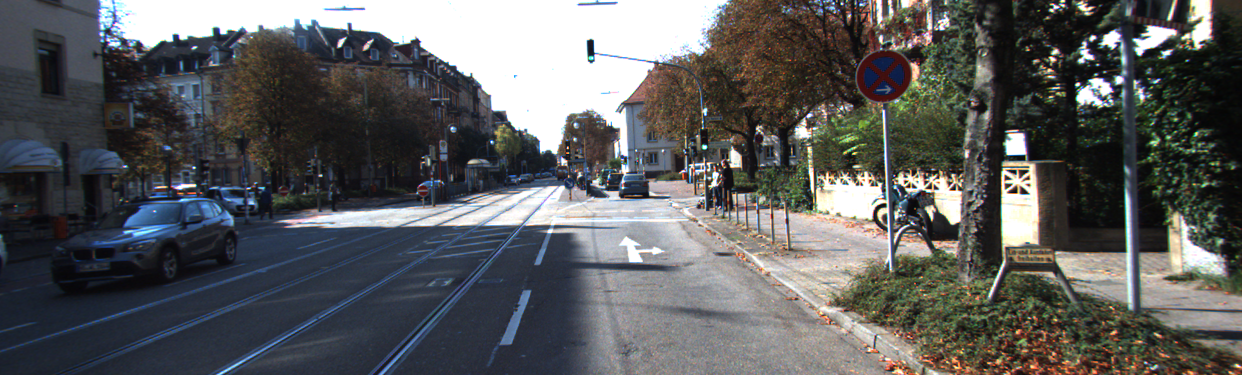
//> input picture FarnebackOF/image/left_img/000001_10.png, 1242 x 375 px, given in place of 000050_10.png, which was not available
$ ./main   (built with g++ and OpenCV 4)
//> lines starting //> are read from the running program, lines starting //| are printed output that depends on the picture; after the words box and inside, x2 and y2 are one past the last pixel; in counts of white or black regions, pixels touching at a corner belong together; pictures that were not available may be replaced by others from this repository, and a replacement may not be noted
### Horn-Schunck-Optical-Flow/Horn-Schunck-Optical-Flow-Cpp-master/src/plotFlow.cpp
#include "opencv2/imgproc/imgproc.hpp"
#include "opencv2/highgui/highgui.hpp"
#include <opencv2/core/core.hpp>
#include <stdlib.h>
#include <stdio.h>
#include <iostream>

class plotFlow{
public:
    cv::Mat image;
    std::string savePath;

    plotFlow(cv::Mat inpImage, std::string inpSavePath){
        image = inpImage;
        savePath = inpSavePath;
    }

    int Sign(int x){
        if(x<0) return -1;
        else if(x>0) return 1;
        else return 0;
    }

    void setPixelColor(cv::Mat &image, int x, int y, int r, int g, int b){
        if ((x<image.rows-1) & (x >= 0)){
            if ((y<image.cols-1) & (y >= 0)){
                image.at<cv::Vec3b>(x, y)[0] = r;
                image.at<cv::Vec3b>(x, y)[1] = g;
                image.at<cv::Vec3b>(x, y)[2] = b;
            }
        }
    }

    void moveLateral(int &x, int &y, double &R, int signX, int signY, int distanceX, int distanceY){
        x+= signX; R+= distanceY;
            if (R >= distanceX)
            {
                y+= signY;
                R-= distanceX;
            }
    }

    void bresenhamPoints(cv::Mat &image, int xStart, int yStart, int xEnd, int yEnd, int r, int g, int b){
        int distanceX = xEnd - xStart;
        int distanceY = yEnd - yStart;
        int signX = Sign(distanceX);
        int signY = Sign(distanceY);
        distanceX = abs(distanceX);
        distanceY = abs(distanceY);
        int distance = std::max(distanceX, distanceY);
        double R = distance / 2;
        int x = xStart;
        int y = yStart;
        if(distanceX > distanceY){
            for(int i=0; i<distance; i++){
                setPixelColor(image, x, y, r, g, b);
                moveLateral(x, y, R, signX, signY, distanceX, distanceY);
            }
        }
        else{
            for(int i=0; i<distance; i++){
                setPixelColor(image, x, y, r, g, b);
                moveLateral(y, x, R, signY, signX, distanceY, distanceX);
            }
        }
    }

    void plotBresenhamLine(cv::Mat u, cv::Mat v, int delta, float scale, int outlier) {
        cv::Mat imagePlot = image.clone();
        for (int x1 = 0; x1 < image.rows; x1 += delta){
            for (int y1 = 0; y1 < image.cols; y1 += delta) {
                int x2 = (int)(x1 + (u.at<double>(x1, y1)*scale));
                int y2 = (int)(y1 + (v.at<double>(x1, y1)*scale));
                if (outlier > 0) {
                    if ((u.at<double>(x1, y1) < outlier) & (v.at<double>(x1, y1) < outlier) & (u.at<double>(x1, y1) > -1*outlier) & (v.at<double>(x1, y1) > -1*outlier)){
                        bresenhamPoints(imagePlot, x1, y1, x2, y2, 0, 255, 0);
                    }
                }
                else{
                    bresenhamPoints(imagePlot, x1, y1, x2, y2, 0, 255, 0);
                }
                setPixelColor(imagePlot, x2, y2, 0, 0, 255); // change end point color to red
            }
        }
        cv::namedWindow("bresenhamLineFlow image", cv::WINDOW_AUTOSIZE);
        cv::imshow("bresenhamLineFlow image", imagePlot);
        cv::imwrite(savePath+"bresenhamLineFlow.png", imagePlot);
    }
};

### HornSchunckOF/hornSchunck.cpp
#include "opencv2/imgproc/imgproc.hpp"
#include "opencv2/highgui/highgui.hpp"
#include <opencv2/core/core.hpp>
#include <stdlib.h>
#include <stdio.h>
#include <iostream>

class hornSchunck{
public:
    int windowSize, maxIterations;
    double alpha;

    hornSchunck(int inpWindowSize, int inpMaxIterations, double inpAlpha){
        windowSize = inpWindowSize;
        maxIterations = inpMaxIterations;
        alpha = inpAlpha;
    }

    void getGradients(cv::Mat imagePrev, cv::Mat imageNext, cv::Mat &gradX, cv::Mat &gradY, cv::Mat &gradT){
        cv::Mat imagePrevNorm, imageNextNorm;

        // Convert image values to 64 bit float single channel
        imagePrev.convertTo(imagePrevNorm, CV_64FC1);
        imageNext.convertTo(imageNextNorm, CV_64FC1);

        // Obtain gradient in X direction and Y direction using a 3x3 Sobel Filter
        Sobel(imagePrevNorm, gradX, -1, 1, 0, 3);
        Sobel(imagePrevNorm, gradY, -1, 0, 1, 3);

        // [9 lines of commented-out code are left out]
        gradT = imageNextNorm - imagePrevNorm;

    }

    void getFlow(cv::Mat imagePrev, cv::Mat imageNext, cv::Mat &u, cv::Mat &v){
        // Get gradients
        cv::Mat gradX, gradY, gradT;
        getGradients(imagePrev, imageNext, gradX, gradY, gradT);

        // Initialize u and v matrices with zeros of same size and format as gradT
        u = cv::Mat::zeros(gradT.rows, gradT.cols, CV_64FC1);
        v = cv::Mat::zeros(gradT.rows, gradT.cols, CV_64FC1);

        // Get kernel and anchor for averaging u and v matrices
        cv::Mat kernel = cv::Mat::ones(windowSize, windowSize, CV_64FC1) / pow(windowSize, 2);
        cv::Point anchor(windowSize-(windowSize/2)-1,windowSize-(windowSize/2)-1);

        for (int i = 0; i < maxIterations; i++) {
            cv::Mat uAvg, vAvg, gradXuAvg, gradYvAvg, gradXgradX, gradYgradY, updateConst, uUpdateConst, vUpdateConst;

            // Convolving image with a kernel, low pass filtering
            filter2D(u, uAvg, u.depth(), kernel, anchor, 0, cv::BORDER_CONSTANT);
            filter2D(v, vAvg, v.depth(), kernel, anchor, 0, cv::BORDER_CONSTANT);

            multiply(gradX, uAvg, gradXuAvg);
            multiply(gradY, vAvg, gradYvAvg);
            multiply(gradX, gradX, gradXgradX);
            multiply(gradY, gradY, gradYgradY);

            divide((gradXuAvg + gradYvAvg + gradT), (pow(alpha,2) + gradXgradX +gradYgradY), updateConst);
            multiply(gradX, updateConst, uUpdateConst);
            multiply(gradY, updateConst, vUpdateConst);

            u = uAvg - uUpdateConst;
            v = vAvg - vUpdateConst;
        }
    }
};

### HornSchunckOF/main.cpp
#include "opencv2/imgproc/imgproc.hpp"
#include "opencv2/highgui/highgui.hpp"
#include <opencv2/core/core.hpp>
#include <opencv2/video.hpp>
#include <stdlib.h>
#include <stdio.h>
#include <iostream>
#include "hornSchunck.cpp"
#include "plotFlow.cpp"

void preprocess(cv::Mat imagePrevRaw, cv::Mat imageNextRaw, cv::Mat &imagePrev, cv::Mat &imageNext) {
    // Converting RGB to Gray if necessary
    if (imagePrevRaw.channels() > 1) {
        cv::cvtColor(imagePrevRaw, imagePrev, cv::COLOR_BGR2GRAY);
    }
    else {
        imagePrevRaw.copyTo(imagePrev);
    }

    if (imageNextRaw.channels() > 1) {
        cv::cvtColor(imageNextRaw, imageNext, cv::COLOR_BGR2GRAY);
    }
    else {
        imageNextRaw.copyTo(imageNext);
    }
}

int main(int argc, char* argv[]) {
    // [11 lines of commented-out code are left out]

    std::string inputType = "image";
    std::string framePrev = "img/leftimage/000050_10.png";
    std::string frameNext = "img/leftimage/000050_11.png";
    std::string savePath = "img/resimage/000050_10.png";
    std::string algo = "hs";

    // Read input images or video frames based on first input
    cv::Mat imagePrevRaw, imageNextRaw;
    if (inputType == "image"){
        imagePrevRaw = cv::imread(framePrev);
//> imagePrevRaw is the input picture: 375 rows x 1242 cols, CV_8UC3; mean B, G, R 93.4, 92.9, 92
        imageNextRaw = cv::imread(frameNext);
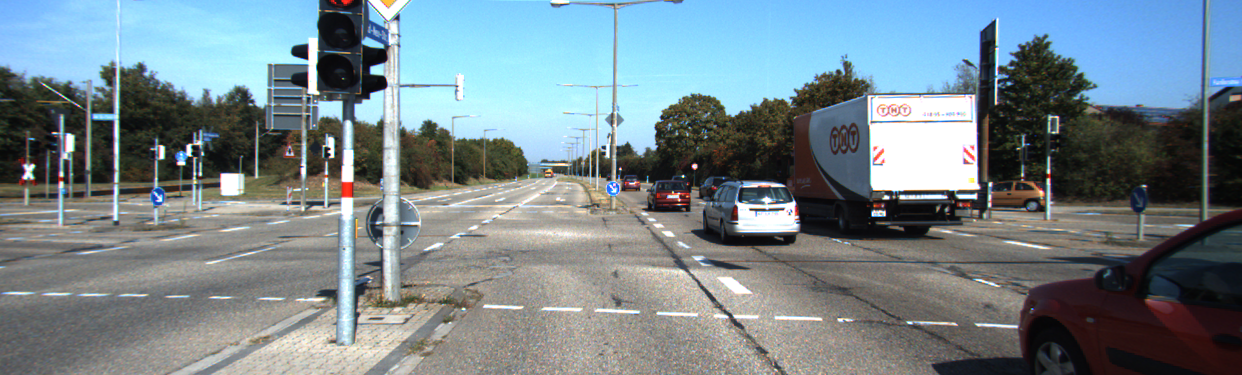
//> input picture FarnebackOF/image/left_img/000050_11.png, 1242 x 375 px
//> imageNextRaw is the input picture: 375 rows x 1242 cols, CV_8UC3; mean B, G, R 140, 133.2, 118
    }
    else if (inputType.substr(inputType.length() - 4, 4) == ".mp4"){
        cv::VideoCapture capture(inputType);
        capture.set(1, stoi(framePrev));
        capture >> imagePrevRaw;
        capture.set(1, stoi(frameNext));
        capture >> imageNextRaw;
    }
    else {
        std::cout << "No image or mp4 input given! Please try again!" << std::endl;
        return 0;
    }
    // Check if files are loaded properly
    if (!(imagePrevRaw.data) || !(imageNextRaw.data)) {
        std::cout << "Can't read the images. Please check the path." << std::endl;
        return -1;
    }
    // Check if image sizes are same
    if ( imagePrevRaw.size() != imageNextRaw.size() ) {
        std::cout << "Image sizes are different. Please provide images of same size." << std::endl;
        return -1;
    }
    std::cout << "\nInput image details:" << std::endl;
    std::cout << "Raw Previous Image Size: " << imagePrevRaw.size() << std::endl;
//| Raw Previous Image Size: [1242 x 375]
    std::cout << "Raw Previous Image Channel Size: " << imagePrevRaw.channels() << std::endl;
//| Raw Previous Image Channel Size: 3
    std::cout << "Raw Next Image Size: " << imageNextRaw.size() << std::endl;
//| Raw Next Image Size: [1242 x 375]
    std::cout << "Raw Next Image Channel Size: " << imageNextRaw.channels() << std::endl << std::endl;
//| Raw Next Image Channel Size: 3
    cv::imwrite(savePath+"imagePrevRaw.png", imagePrevRaw);
    cv::imwrite(savePath+"imageNextRaw.png", imageNextRaw);
    std::cout << "Saved Raw Images in "+savePath << std::endl;

    cv::Mat imagePrev, imageNext;
    preprocess(imagePrevRaw, imageNextRaw, imagePrev, imageNext);
//> in preprocess, `cv::cvtColor(imageNextRaw, imageNext, cv::COLOR_BGR2GRAY);`:
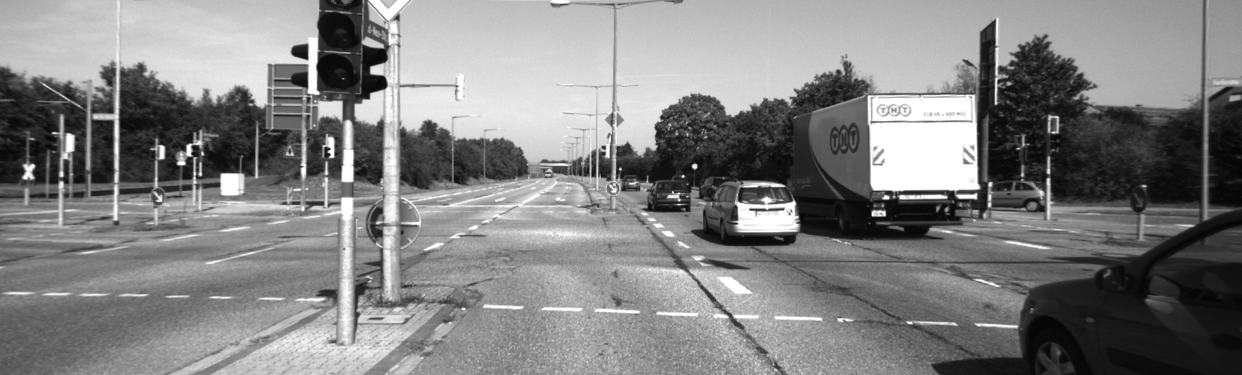
//> imageNext: 375 rows x 1242 cols, CV_8UC1; min 5, max 255, mean 129.5
    std::cout << "\nAfter Preprocessing:" << std::endl;
    std::cout << "Previous Image Size: " << imagePrev.size() << std::endl;
//| Previous Image Size: [1242 x 375]
    std::cout << "Previous Image Channel Size: " << imagePrev.channels() << std::endl;
//| Previous Image Channel Size: 1
    std::cout << "Next Image Size: " << imageNext.size() << std::endl;
//| Next Image Size: [1242 x 375]
    std::cout << "Next Image Channel Size: " << imageNext.channels() << std::endl << std::endl;
//| Next Image Channel Size: 1

    if (algo == "hs"){
        // calculate optical flow using Horn Schunck Algorithm
        cv::Mat u, v;
        int windowSize = 5; //TBD if needed add as arguments
        int maxIterations = 100; //TBD if needed add as arguments
        double alpha = 1; //TBD if needed add as arguments
        hornSchunck hs = hornSchunck(windowSize, maxIterations, alpha);
        hs.getFlow(imagePrev, imageNext, u, v);
//> in getGradients, `gradT = imageNextNorm - imagePrevNorm;`:
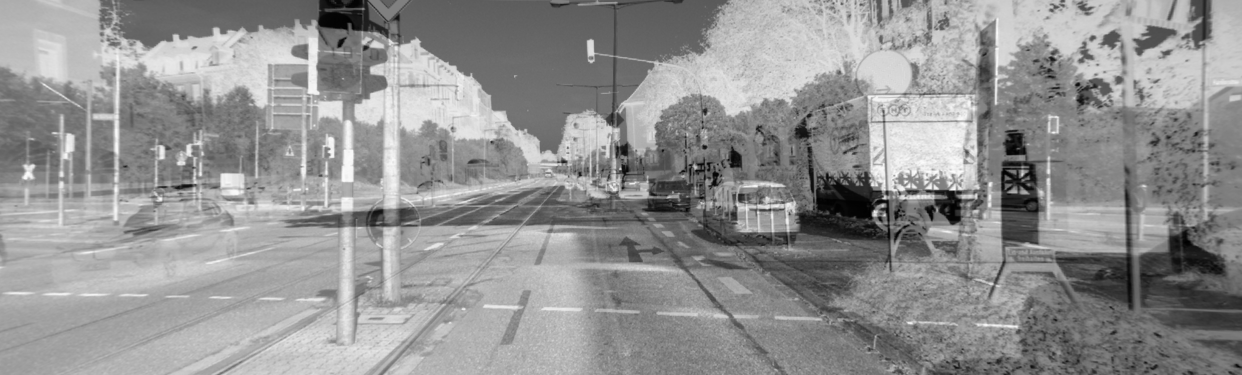
//> gradT: 375 rows x 1242 cols, CV_64FC1; min -250, max 248, mean 36.8; drawn with min black and max white
//> the loop in getFlow, `for (int i = 0; i < maxIterations; i++)` made 100 passes
//> pass 1, in getFlow, `multiply(gradY, gradY, gradYgradY);`:
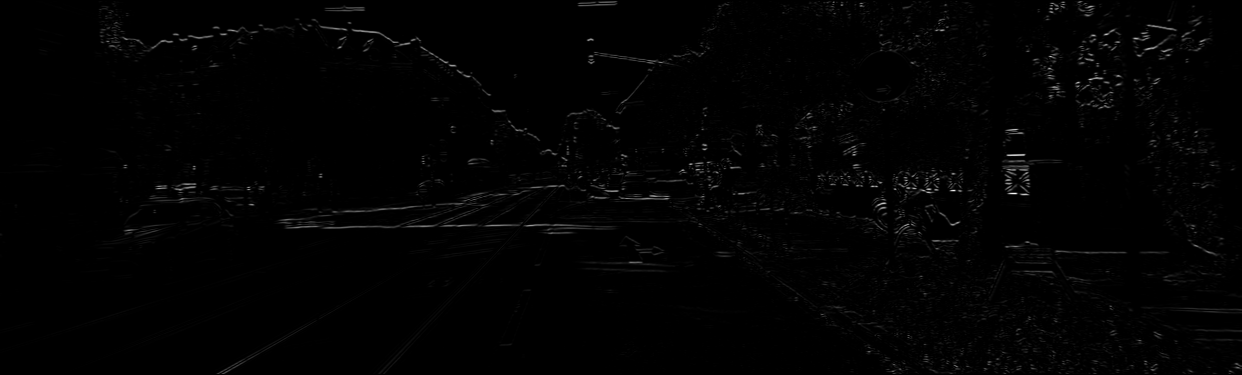
//> gradYgradY: 375 rows x 1242 cols, CV_64FC1; min 0, max 976144, mean 9867.9; drawn with min black and max white
//> after the loop in getFlow, `for (int i = 0; i < maxIterations; i++)`:
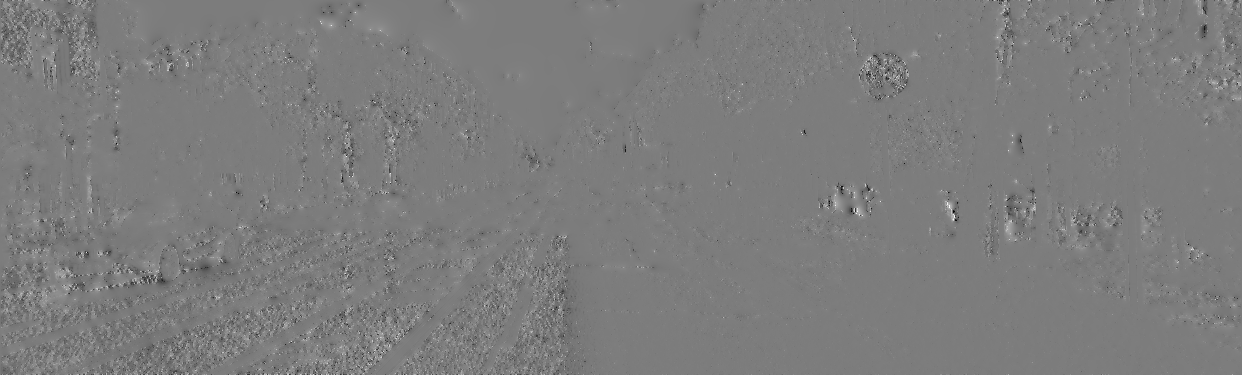
//> u: 375 rows x 1242 cols, CV_64FC1; min -102.5, max 106.6, mean -0.2; drawn with min black and max white
//> after the loop in getFlow, `for (int i = 0; i < maxIterations; i++)`:
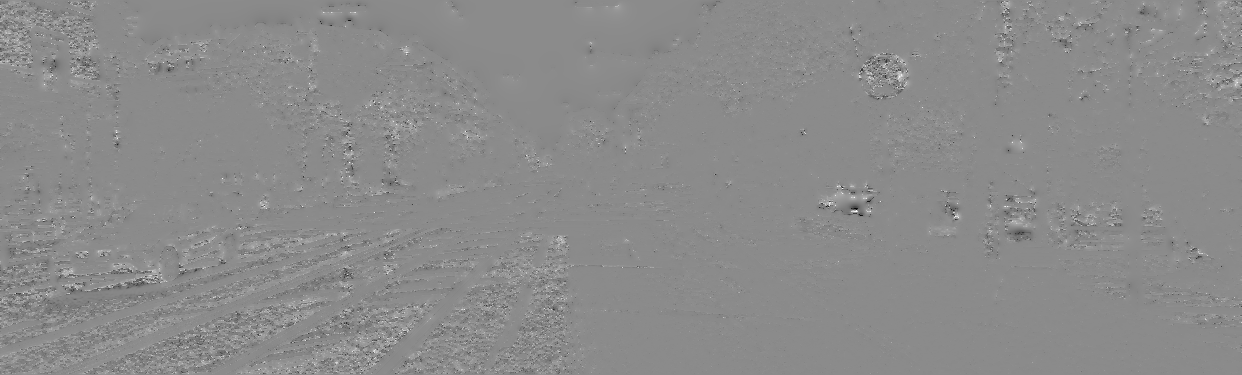
//> v: 375 rows x 1242 cols, CV_64FC1; min -116, max 96.56, mean 0.1; drawn with min black and max white
        cv::FileStorage file_1(savePath+"uMatrixHS.txt", cv::FileStorage::WRITE);
        file_1 << "u matrix" << u;
        cv::FileStorage file_2(savePath+"vMatrixHS.txt", cv::FileStorage::WRITE);
        file_2 << "v matrix" << v;
        plotFlow pf = plotFlow(imagePrevRaw, savePath+"hs");
        pf.plotBresenhamLine(u, v, 20, 20, 5);
//> after the loop in plotBresenhamLine, `for (int x1 = 0; x1 < image.rows; x1 += delta)`:
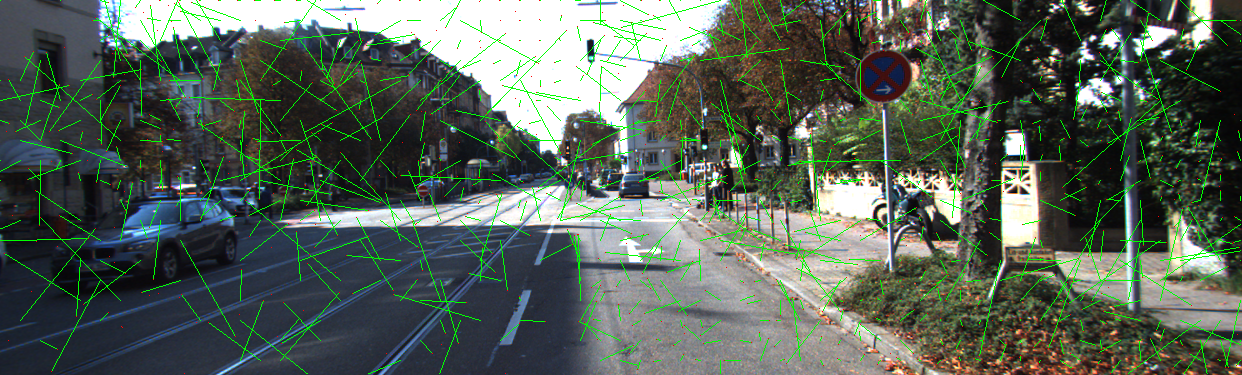
//> imagePlot: 375 rows x 1242 cols, CV_8UC3; 4.79% of pixels changed, all inside (x1, y1, x2, y2) = (0, 0, 1241, 374)
        //plotLine(imagePrevRaw, u, v, 20, 20, savePath+"hs", 5);
        std::cout << "Saved HS Algorithm Results in "+savePath << std::endl;
    }
    else if (algo == "fb"){
        // Calculate optical flow using Opencv : Gunnar-Farneback Algorithm
        cv::Mat flow(imagePrev.size(), CV_32FC2);
        cv::calcOpticalFlowFarneback(imagePrev, imageNext, flow, 0.5, 3, 15, 3, 5, 1.2, 0);
        cv::Mat flow_parts[2];
        split(flow, flow_parts);
        cv::FileStorage file_3(savePath+"uMatrixFB.txt", cv::FileStorage::WRITE);
        file_3 << "u matrix" << flow_parts[0];
        cv::FileStorage file_4(savePath+"vMatrixFB.txt", cv::FileStorage::WRITE);
        file_4 << "v matrix" << flow_parts[1];
        plotFlow pf = plotFlow(imagePrevRaw, savePath+"fb");
        pf.plotBresenhamLine(flow_parts[1], flow_parts[0], 20, 300, 5);
        std::cout << "Saved FB Algorithm Results in "+savePath << std::endl;
    }
    else{
        std::cout << "Currently only hs (Horn Schunck) and fb (Gunnar-Farneback) algorithm are supported!" << std::endl;
        return 0;
    }

    //cv::waitKey(0);
    return 0;

}
